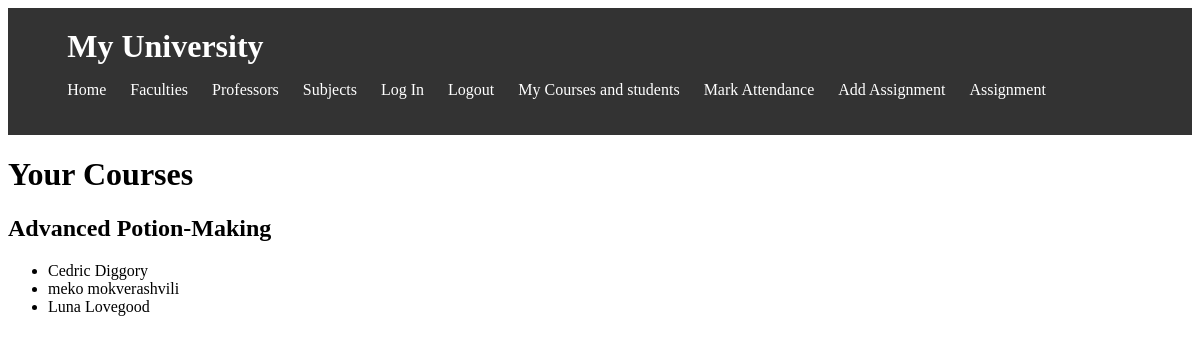
Screenshot of /professor/subjects/ (signed in) with the database file from the repository.
### university/models/course.py (models this page shows, shortened)
class Course(models.Model):
    name = models.CharField(max_length=100, verbose_name=_('Course Name'))
    description = models.TextField(verbose_name=_('Description'))
    professor = models.ForeignKey('university.Professor', on_delete=models.CASCADE, related_name='courses',
                                  verbose_name=_('Professor'), blank=True, null=True)
    syllabus = models.FileField(upload_to='university/syllabus/', verbose_name=_('Syllabus'))
    number_of_credits = models.PositiveIntegerField(verbose_name=_('Number of Credits'), default=0, blank=True)
    created_at = models.DateTimeField(auto_now_add=True, verbose_name=_('Created At'))
    updated_at = models.DateTimeField(auto_now=True, verbose_name=_('Updated At'))
    class Meta:
        verbose_name = _('Course')
        verbose_name_plural = _('Courses')
        ordering = ('-created_at',)

### university/models/Taking_Subjects.py (models this page shows, shortened)
class TakingSubjects(models.Model):
    student = models.ForeignKey(Student, on_delete=models.CASCADE, related_name='taken_subjects',
                                 verbose_name=_('Student'))
    course = models.ForeignKey(Course, on_delete=models.CASCADE, related_name='students_taking',
                               verbose_name=_('Course'))
    semester = models.PositiveIntegerField(verbose_name=_('Semester'), default=1,
                                           validators=[MinValueValidator(1), MaxValueValidator(8)])  # Assuming a semester range from 1 to 8
    created_at = models.DateTimeField(auto_now_add=True, verbose_name=_('Created At'))
    updated_at = models.DateTimeField(auto_now=True, verbose_name=_('Updated At'))
    class Meta:
        verbose_name = _('Taking Subject')
        verbose_name_plural = _('Taking Subjects')
        ordering = ('-created_at',)

### university/models/student.py (models this page shows, shortened)
class Student(models.Model):
    user = models.OneToOneField(User, on_delete=models.SET_NULL, related_name='student', null=True, blank=True)
    first_name = models.CharField(max_length=100, verbose_name=_('First Name'))
    last_name = models.CharField(max_length=100, verbose_name=_('Last Name'))
    email = models.EmailField(max_length=100, verbose_name=_('Email'), default='', blank=True)
    gpa = models.FloatField(
        verbose_name='GPA',
        validators=[MaxValueValidator(4.0)],
        default=0.0
    )
    faculty = models.ForeignKey('university.Faculty', on_delete=models.CASCADE, related_name='students',
                                verbose_name=_('Faculty'), blank=True, null=True)
    created_at = models.DateTimeField(auto_now_add=True, verbose_name=_('Created At'))
    updated_at = models.DateTimeField(auto_now=True, verbose_name=_('Updated At'))
    class Meta:
        verbose_name = _('Student')
        verbose_name_plural = _('Students')
        ordering = ('-created_at',)

### university/views/professor.py (the view)
# urls.py: path('professor/subjects/', professor_subjects, name='professor_subjects'),
@login_required
def professor_subjects(request):
    professor = request.user.professor
    courses = Course.objects.filter(professor=professor)
    courses_with_students = []
    for course in courses:
        students_taking_course = TakingSubjects.objects.filter(course=course)
        courses_with_students.append({'course': course, 'students': students_taking_course})
    return render(request, 'university/professor_subjects.html',
                  {'courses_with_students': courses_with_students})

### university/templates/university/professor_subjects.html
{% block content %}
    {% include 'university/header.html' %}
    <h1>Your Courses</h1>
    {% for course_data in courses_with_students %}
        <h2>{{ course_data.course.name }}</h2>
        <ul>
            {% for student in course_data.students %}
                <li>{{ student.student.first_name }} {{ student.student.last_name }}</li>
            {% empty %}
                <li>No students taking this course</li>
            {% endfor %}
        </ul>
    {% endfor %}
{% endblock %}

### rows the page displays
Course: course.name "Advanced Potion-Making"
TakingSubjects: student.first_name "Cedric", student.last_name "Diggory"
TakingSubjects: student.first_name "meko", student.last_name "mokverashvili"
TakingSubjects: student.first_name "Luna", student.last_name "Lovegood"
